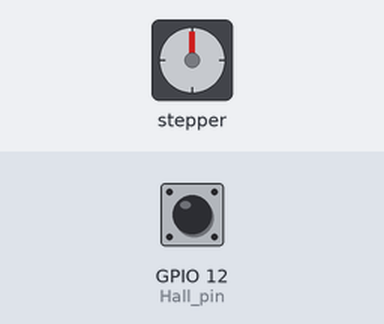
A sketch run on a simulated ESP8266 (NodeMCU). Parts: stepper motor. The inputs (shaded band) are chosen by the test bench; at power-on: GPIO 12 (Hall_pin) HIGH. WiFi joins after 1.5 s; servers stay silent unless stated; network time is answered at once with the bench clock; the local clock reads 2024-03-15 10:24:30 at power-on unless the sketch sets it; stepper angles assume 4096 steps per turn; what the sketch prints to the serial monitor is not drawn.

Above: at 0.1 s.
At 3.1 s:
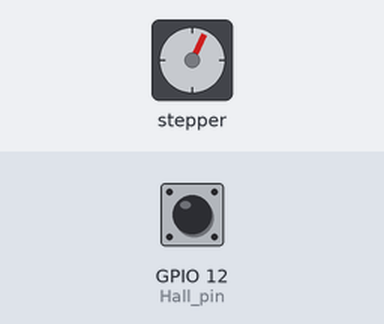
3.2 s: GPIO 12 (Hall_pin) pulled LOW for 0.15 s
At 3.68 s:
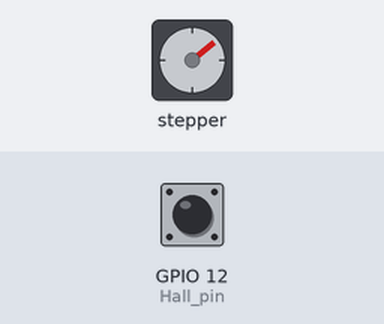
Timing chart, 0 to 18.2 s (numbered marks = the images above; inputs shaded):
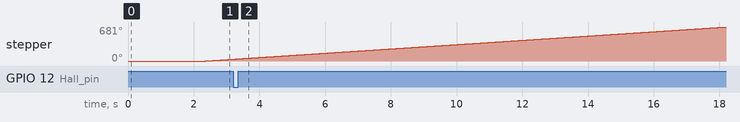

The sketch:

code.ino
```cpp
/*wemos mini d1 pro
  pin  TX  RX  D1  D2  D3  D4  D5  D6   D7   D8
  GPIO 1   3   5   4   0   2   14  12   13   15

  esp-01
  pin      01  GND
          CH  02
  GPIO     RST 00
          VCC 03

*/


#if defined ARDUINO_ARCH_ESP8266  // s'il s'agit d'un ESP8266
#include <ESP8266WiFi.h>
#elif defined ARDUINO_ARCH_ESP32  // s'il s'agit d'un ESP32
#include "WiFi.h"
#endif

#include <WiFiUdp.h>
#include <NTPClient.h>
#include <TimeLib.h>
const long utcOffsetInSeconds = 7200;  //heure hiver-ete
WiFiUDP ntpUDP;
NTPClient timeClient(ntpUDP, "fr.pool.ntp.org", utcOffsetInSeconds);
unsigned long derniereDemande = millis(); // moment de la plus récente demande au serveur NTP
unsigned long derniereMaJ = millis(); // moment de la plus récente mise à jour de l'affichage de l'heure
const int delaiDemande = 10 * 60; // nombre de secondes entre deux demandes consécutives au serveur NTP
unsigned long clock_time ;        //datetime varable to store the current position of the clock's arms
unsigned long rtc_time ;
long seconds ;
long steps = 0 ;
int dir = 1;


#include <Unistep2.h>
// for your motor
//const int stepsPerRevolution = 200;  // change this to fit the number of steps per revolution
// initialize the stepper library on pins D1 à D4 sur wemos:
Unistep2 stepperX(5, 4, 0, 2, 200, 1500);
#define Sec_per_step 0.465     //ammount of seconds per step (change this for different ratios between stepper and minute hand)
#define Hall_pin 12          //pin for the hall effect sensor signal

int etat = HIGH;
const char* ssid = "WifiBox";
const char* password = "PasswordOfWifiBox";

void setup() {
  Serial.begin(9600);
  delay(100);
  WiFi.mode(WIFI_STA);
  WiFi.begin(ssid, password);
  Serial.print("Connexion au reseau WiFi");
  while (WiFi.status() != WL_CONNECTED) {
    Serial.print(".");
    delay(1000);
  }
  delay(100);

  stepperX.run();
  pinMode(Hall_pin, INPUT_PULLUP);
  timeClient.begin();
  delay(100);
  timeClient.update();
  calibrate();
  calc_steps();
  move_stepper();
  derniereMaJ = millis()-58000;
}

void loop() {
  stepperX.run();
  rtc_time = (timeClient.getHours() * 60 + timeClient.getMinutes()) * 60;
  //etat = digitalRead(Hall_pin);

  // est-ce le moment de demander l'heure NTP?
  if ((millis() - derniereDemande) >=  delaiDemande * 1000 ) {
    timeClient.update();
    derniereDemande = millis();

    Serial.println("Interrogation du serveur NTP");
  }

  // est-ce que millis() a débordé?
  if (millis() < derniereDemande ) {
    timeClient.update();
    derniereDemande = millis();
  }

  // est-ce le moment de raffraichir la date indiquée?
  if ((millis() - derniereMaJ) >=   15000 ) {

    afficheHeure();
    calc_steps();                       // use this void to calculate if, and how many steps are neccecary, result is stored in the variable "steps"
    if (steps != 0)                     // only if a step is neccecary this part of the code is used
    {
      move_stepper();
    }


    derniereMaJ = millis();
  }

}


//================================================================================================================
void afficheHeure() {
  Serial.print(timeClient.getHours());
  Serial.print(":");
  Serial.print(timeClient.getMinutes());
  //Serial.print("   -:");
  //Serial.print(rtc_time);
  Serial.print("difference en min : ");
  Serial.print(seconds / 60);
  Serial.print("      -steps:"); Serial.println(steps);
}

//=============================================================================================================================

void calibrate()
{
  rtc_time = (timeClient.getHours() * 60 + timeClient.getMinutes()) * 60;
  //This void matches the physical time of the hands with the time the RTC prescibes.
  //After a power down the Arduino does not know where the hands of the clock are
  //Therefore we use the hall effect sensor to detect when the hands are at a certain time
  //after this we move from this known time to the actual time we want to display

  while (etat == HIGH)                         // while we have not reached the hall effect sensor
  {
    //Serial.print(".");
    delay(1);
    stepperX.run();
    stepperX.move(200 * dir);
    etat = digitalRead(Hall_pin);
  }
  Serial.println("Position found, ");


  //======================================
  //The next line sets the time at which the hands stop moving after hall effect sensor detection
  //in my case this is 5:49 or 17:49 (doesnt matter), change this accordingly
  clock_time = (6 * 60 + 1) * 60 ;   // Set the position of the arms (Year, Month, Day, Hour, minute, second) Year, Month and day are not important
  //======================================

}

//====================================================================================================================================
void calc_steps()
{
  seconds = rtc_time - clock_time;       //calculate the difference between where the arms are and where they should be


  if (seconds > 43200)                        // we have an analog clock so it only displays 12 hours, if we need to turn 16 hours for example we can better turn 4 hours because its the same
  {
    seconds = seconds - 43200;
  }

  if (seconds > 21600)                        // if the difference is bigger than 6 hours its better to turn backwards
  {
    seconds = seconds - 43200;              //convert the seconds to steps
  }
  steps = steps + (seconds / Sec_per_step);

}


//====================================================================================================================================
void move_stepper()
{
  stepperX.move(dir * steps);           //tell the motor how many steps are needed and in which direction
  clock_time = rtc_time;                //since the steps will be made by the motor we can assume the position of the arms is equal to the new position
  steps = 0;
}
```
